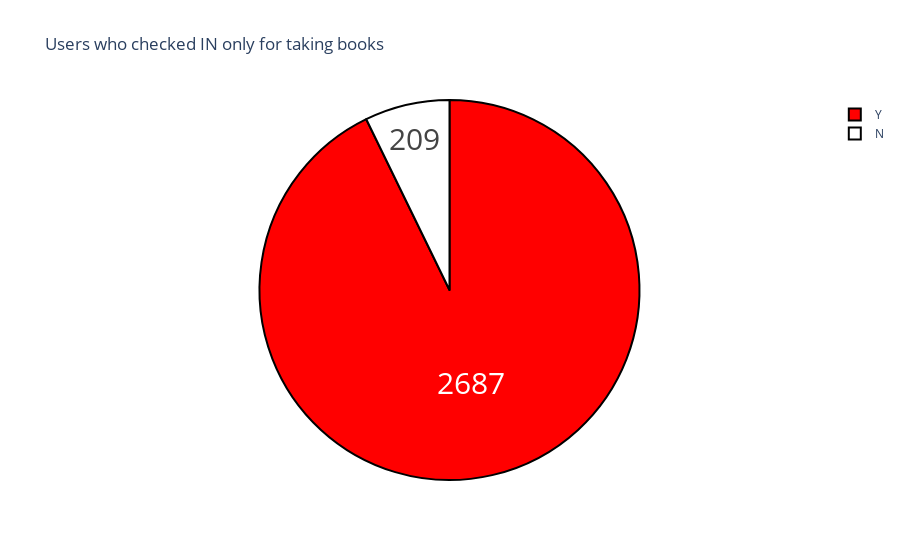

The notebook cell saved with this chart:
### Code cell
checkedIN = data["book_issued(Y/N)"].value_counts()
print(checkedIN)
label = checkedIN.index
counts = checkedIN.values
colors = ['red', 'white']

fig = go.Figure(data=[go.Pie(labels=label, values=counts)])
fig.update_layout(title_text='Users who checked IN only for taking books')
fig.update_traces(hoverinfo='label+percent', textinfo='value',
                  textfont_size=30,
                  marker=dict(colors=colors,
                              line=dict(color='black', width=2)))
fig.show()

### Figure 1 — Plotly figure (JSON) as saved in the notebook; plotly's stock layout.template omitted (floating-point values rounded to 4 significant figures)
{"data": [{"hoverinfo": "label+percent", "labels": ["Y", "N"], "marker": {"colors": ["red", "white"], "line": {"color": "black", "width": 2}}, "textfont": {"size": 30}, "textinfo": "value", "type": "pie", "values": [2687, 209]}], "layout": {"title": {"text": "Users who checked IN only for taking books"}}}
